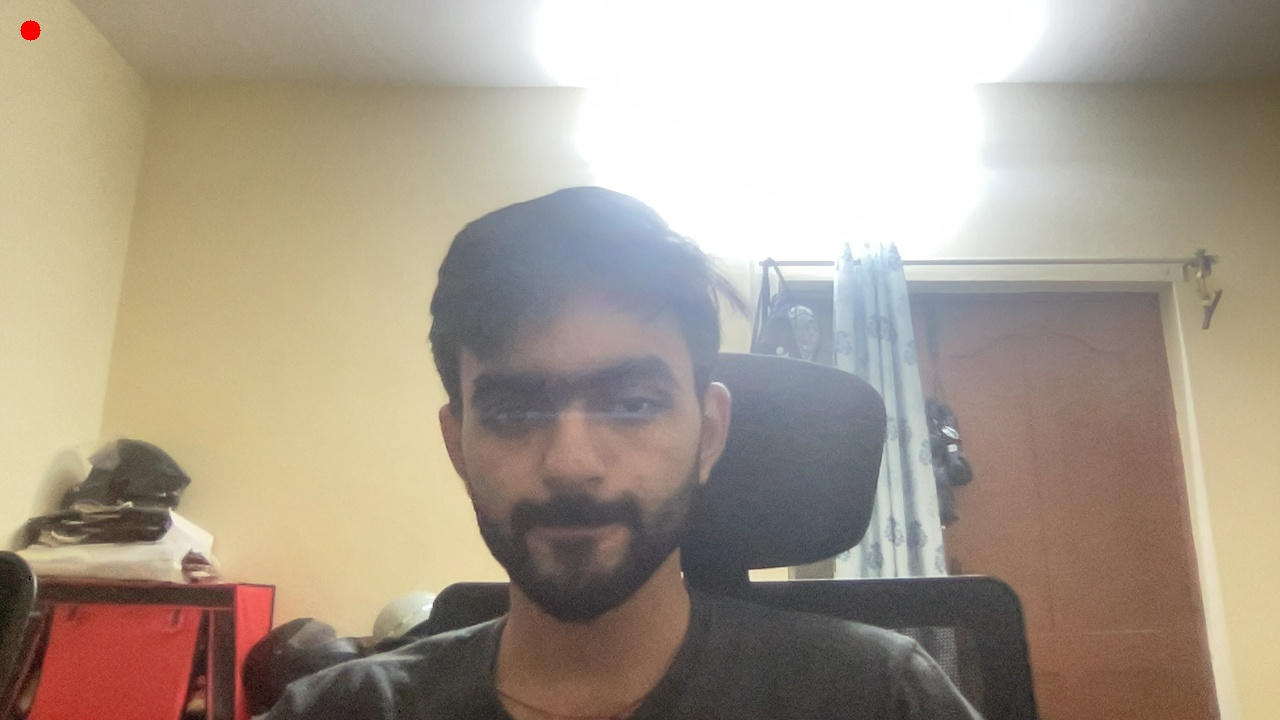
#> input picture input/frame_0.jpg, 1280 x 720 px
$ python -i contour_processor.py   (imports and definitions only)
#> lines starting #> are read from the running program, lines starting #| are printed output that depends on the picture; after the words box and inside, x2 and y2 are one past the last pixel; in counts of white or black regions, pixels touching at a corner belong together
#> further down, picture is the input picture: shape (720, 1280, 3); mean B, G, R 139.7, 155.2, 167.4
import cv2
import os
import numpy as np
from datetime import datetime

class ContourProcessor:
    def __init__(self, output_dir="big_contour_crop"):
        self.output_dir = output_dir
        self.grid_dir = output_dir + "_only_biggest_grid"
        if not os.path.exists(output_dir):
            os.makedirs(output_dir)
        self.last_big_contour_img_cropped = None

    def process_image(self, frame):
        # image = cv2.imread(image_path)
        processed_img, is_large_contour_present = self.process_frame_for_large_contours(frame)

        if is_large_contour_present:
            filename = datetime.now().strftime("%Y-%m-%d %H:%M:%S.%f")+".jpg"
            cv2.imwrite(os.path.join(self.output_dir, filename), processed_img)
            self.last_big_contour_img_cropped = self.crop_to_biggest_contour(frame)
            cv2.imwrite(os.path.join(self.grid_dir, filename), self.last_big_contour_img_cropped)

        if self.last_big_contour_img_cropped is not None:
            return processed_img,self.last_big_contour_img_cropped

        return processed_img,processed_img

    # [24 lines left out: function is_square_or_rectangle, not called in this run]

    def process_frame_for_large_contours(self, frame, specific_area=150000):
#> called with specific_area = 150000
        gray = cv2.cvtColor(frame, cv2.COLOR_BGR2GRAY)
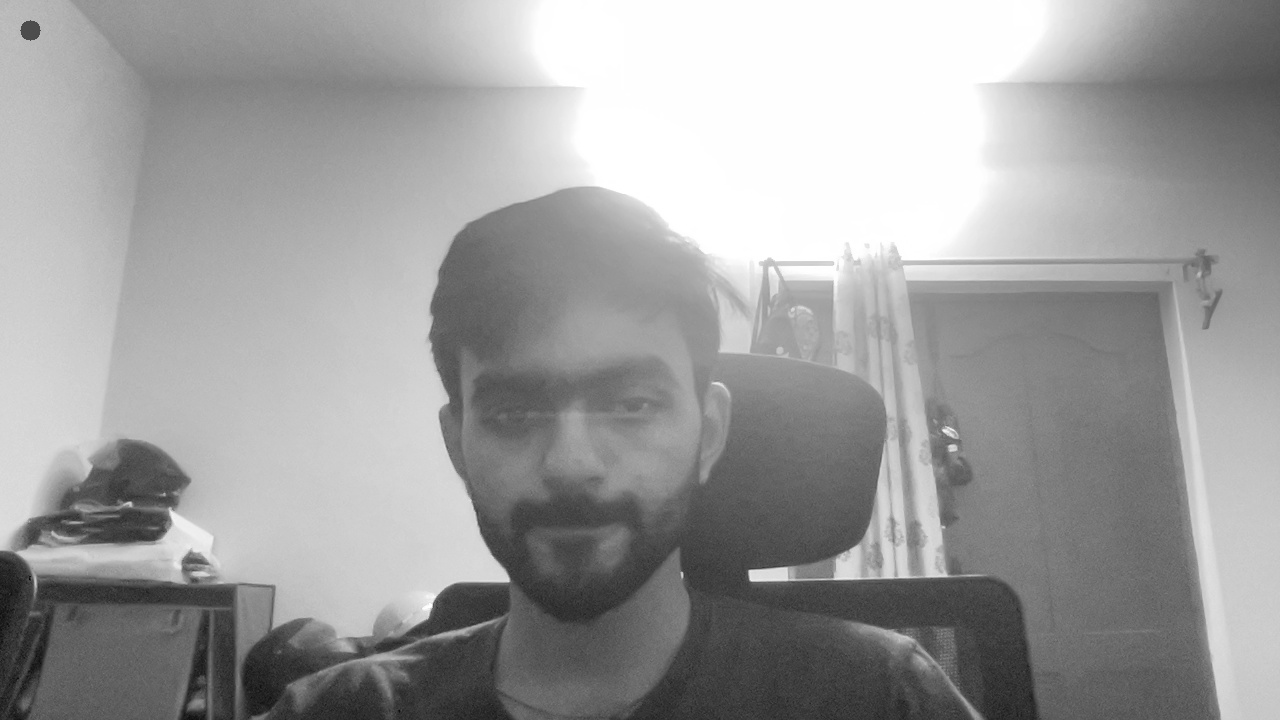
#> gray: shape (720, 1280); min 5, max 255, mean 157.1

        # Calculate the minimum and maximum pixel values in the grayscale image
        min_val = np.min(gray)
#> min_val = 5
        max_val = np.max(gray)
#> max_val = 255

        # Perform contrast adjustment
        alpha = 255.0 / (max_val - min_val)
#> alpha = 1.02
        beta = -min_val * alpha
#> beta = 256

        adjusted_image = cv2.convertScaleAbs(gray, alpha=alpha, beta=beta)
#> adjusted_image: shape (720, 1280); every value is 255

        img_blur = cv2.GaussianBlur(adjusted_image,(5,5),3)
        img_canny = cv2.Canny(img_blur,3,3)
#> img_canny: shape (720, 1280); every value is 0
        # cv2.imshow("blur",img_canny)
        img_copy = frame.copy()

        # Convert to black and white
        # _, bw = cv2.threshold(gray, 127, 255, cv2.THRESH_BINARY)
        _, thresh = cv2.threshold(gray, 127, 255, cv2.THRESH_BINARY)
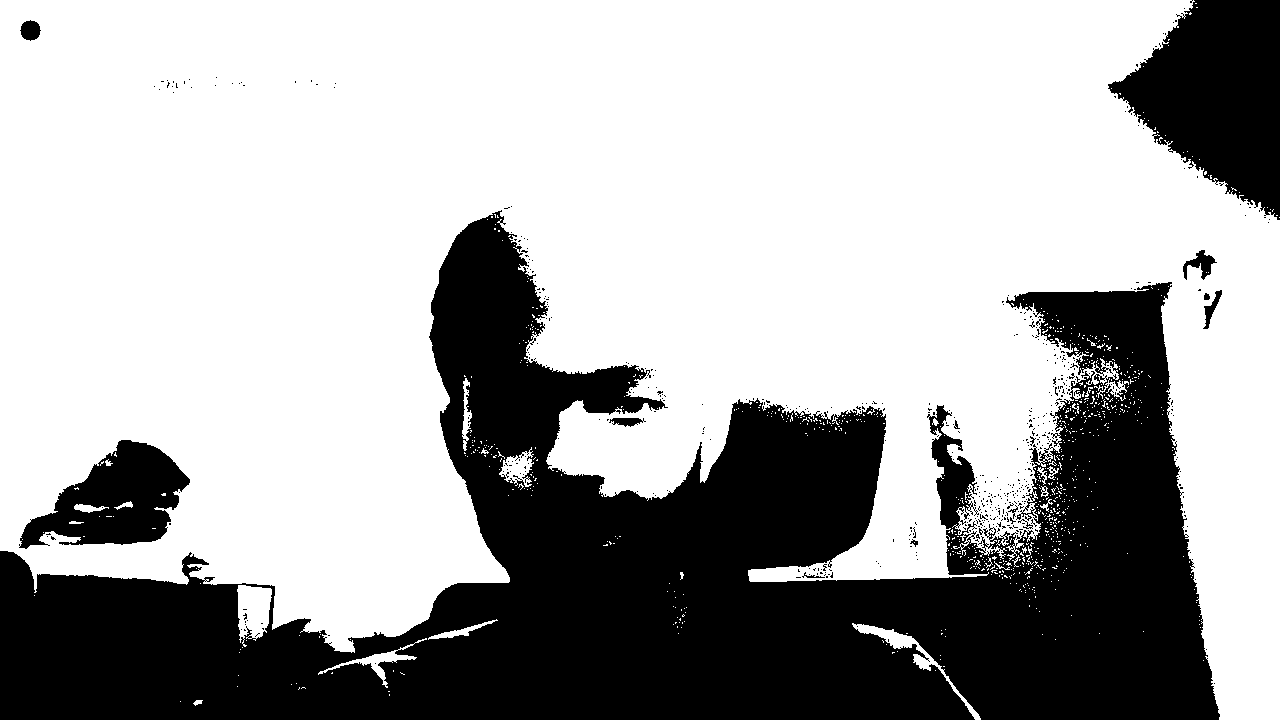
#> thresh: shape (720, 1280); 66.5% white; 542 black regions (528 under 20 px), largest, box (x1, y1, x2, y2) and area: (0, 210, 1220, 720) 272449, (1108, 0, 1280, 220) 23241, (19, 440, 190, 549) 10060
        contours, _ = cv2.findContours(img_canny, cv2.RETR_LIST, cv2.CHAIN_APPROX_SIMPLE)
#> contours = []

        big_square_contour_found = False

        contour_img = img_copy #np.copy(frame)
        for contour in contours:
            area = cv2.contourArea(contour)
            if specific_area < 1000:
                print(specific_area, area)

            if True and (area > specific_area and self.is_square_or_rectangle(contour)):
                M = cv2.moments(contour)
                if M["m00"] != 0:
                    cx = int(M["m10"] / M["m00"])
                    cy = int(M["m01"] / M["m00"])
                    cv2.drawContours(contour_img, [contour], -1, (0, 255, 0), 3)
                    cv2.putText(contour_img, f"Area: {area}", (cx, cy), cv2.FONT_HERSHEY_SIMPLEX, 0.5, (255, 255, 255), 1)
                    cv2.putText(contour_img, "Square/Rect", (cx, cy + 15), cv2.FONT_HERSHEY_SIMPLEX, 0.5, (255, 0, 0), 1)
                    big_square_contour_found = True
#> this loop made 0 passes

        return contour_img,big_square_contour_found

    # [149 lines left out: functions show_small_contours, order_points, crop_to_biggest_contour, not called in this run]

>>> import cv2
>>> picture = cv2.imread('input/frame_0.jpg')
>>> result = ContourProcessor().process_image(picture)
#> in process_image, `processed_img, is_large_contour_present = self.process_frame_for_large..`: is_large_contour_present = False
